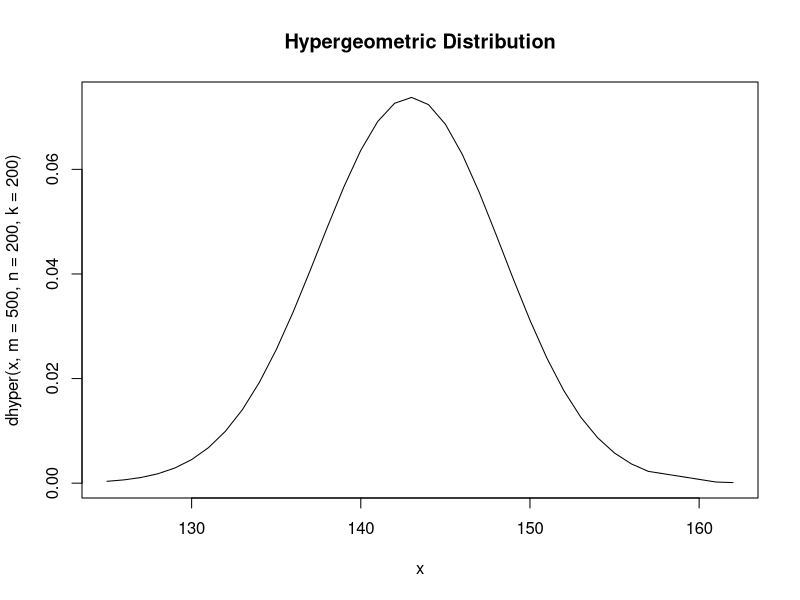

Reproduce this figure in R.
#m,n,k parameters have to be defined
x<-rhyper(1000,m=500,n=200,k=200)
x<-sort(x)
plot(x,dhyper(x,m=500,n=200,k=200),main='Hypergeometric Distribution',type = 'l')